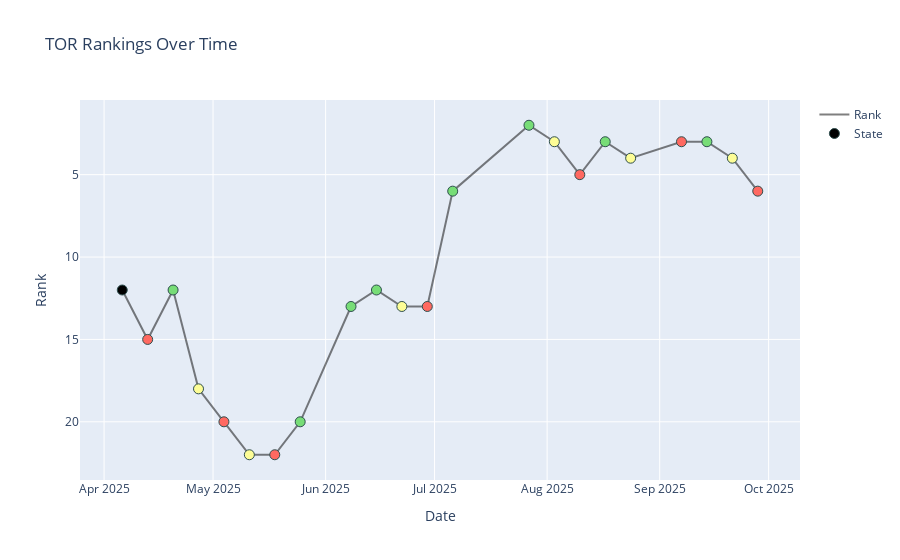

Notebook cell for this chart:
### Code cell
powerx = prepare_power_features_for_hmm(power)
states_df, meta_stats = fit_team_hmm(
    power=power,
    team_code="TOR",
    team_codes=tms,
    team_names=teams,
    power_features=powerx,
)

import pprint
# Pretty print the meta_stats
pp = pprint.PrettyPrinter(indent=4)
pp.pprint(meta_stats)
states_df

# Plot time series of ranks colored by state
import plotly.express as px
import plotly.graph_objects as go

# Get TOR ranks and merge with states
tor_ranks = power[power["team_id"] == "toronto-bluejays"][["date", "rank"]].copy()
tor_ranks["date"] = pd.to_datetime(tor_ranks["date"], errors="coerce").dt.tz_localize(None).dt.normalize()

# If states_df has date as index, bring it out first
if "date" not in states_df.columns:
    states_df = states_df.reset_index()

states_df["date"] = pd.to_datetime(states_df["date"], errors="coerce").dt.tz_localize(None).dt.normalize()

# Now the merge will work
tor_ranks = tor_ranks.merge(states_df[["date", "state"]], on="date", how="left")

# First: add the continuous line (no coloring by state, just one line)
state_color_map = {
    0: "#77DD77",  # pastel green
    1: "#FDFD96",  # pastel yellow
    2: "#FF6961"   # pastel red
}

# Continuous black line
fig = go.Figure()

fig.add_trace(go.Scatter(
    x=tor_ranks["date"],
    y=tor_ranks["rank"],
    mode="lines",
    line=dict(color="black"),
    name="Rank",
    opacity=0.5
))

# Markers colored by state
fig.add_trace(go.Scatter(
    x=tor_ranks["date"],
    y=tor_ranks["rank"],
    mode="markers",
    marker=dict(
        size=10,
        line=dict(width=1, color="DarkSlateGrey"),
        color=tor_ranks["state"].map(state_color_map),  # map ints → colors
    ),
    name="State"
))

# Reverse y-axis so rank 1 is on top
fig.update_yaxes(autorange="reversed")

fig.update_layout(
    title="TOR Rankings Over Time",
    xaxis_title="Date",
    yaxis_title="Rank"
)

fig.show()

### Figure 1 — Plotly figure (JSON) as saved in the notebook; plotly's stock layout.template omitted (floating-point values rounded to 4 significant figures)
{"data": [{"line": {"color": "black"}, "mode": "lines", "name": "Rank", "opacity": 0.5, "type": "scatter", "x": ["2025-04-06T00:00:00.000000000", "2025-04-13T00:00:00.000000000", "2025-04-20T00:00:00.000000000", "2025-04-27T00:00:00.000000000", "2025-05-04T00:00:00.000000000", "2025-05-11T00:00:00.000000000", "2025-05-18T00:00:00.000000000", "2025-05-25T00:00:00.000000000", "2025-06-08T00:00:00.000000000", "2025-06-15T00:00:00.000000000", "2025-06-22T00:00:00.000000000", "2025-06-29T00:00:00.000000000", "2025-07-06T00:00:00.000000000", "2025-07-27T00:00:00.000000000", "2025-08-03T00:00:00.000000000", "2025-08-10T00:00:00.000000000", "2025-08-17T00:00:00.000000000", "2025-08-24T00:00:00.000000000", "2025-09-07T00:00:00.000000000", "2025-09-14T00:00:00.000000000", "2025-09-21T00:00:00.000000000", "2025-09-28T00:00:00.000000000"], "y": [12, 15, 12, 18, 20, 22, 22, 20, 13, 12, 13, 13, 6, 2, 3, 5, 3, 4, 3, 3, 4, 6]}, {"marker": {"color": [null, "#FF6961", "#77DD77", "#FDFD96", "#FF6961", "#FDFD96", "#FF6961", "#77DD77", "#77DD77", "#77DD77", "#FDFD96", "#FF6961", "#77DD77", "#77DD77", "#FDFD96", "#FF6961", "#77DD77", "#FDFD96", "#FF6961", "#77DD77", "#FDFD96", "#FF6961"], "line": {"color": "DarkSlateGrey", "width": 1}, "size": 10}, "mode": "markers", "name": "State", "type": "scatter", "x": ["2025-04-06T00:00:00.000000000", "2025-04-13T00:00:00.000000000", "2025-04-20T00:00:00.000000000", "2025-04-27T00:00:00.000000000", "2025-05-04T00:00:00.000000000", "2025-05-11T00:00:00.000000000", "2025-05-18T00:00:00.000000000", "2025-05-25T00:00:00.000000000", "2025-06-08T00:00:00.000000000", "2025-06-15T00:00:00.000000000", "2025-06-22T00:00:00.000000000", "2025-06-29T00:00:00.000000000", "2025-07-06T00:00:00.000000000", "2025-07-27T00:00:00.000000000", "2025-08-03T00:00:00.000000000", "2025-08-10T00:00:00.000000000", "2025-08-17T00:00:00.000000000", "2025-08-24T00:00:00.000000000", "2025-09-07T00:00:00.000000000", "2025-09-14T00:00:00.000000000", "2025-09-21T00:00:00.000000000", "2025-09-28T00:00:00.000000000"], "y": [12, 15, 12, 18, 20, 22, 22, 20, 13, 12, 13, 13, 6, 2, 3, 5, 3, 4, 3, 3, 4, 6]}], "layout": {"title": {"text": "TOR Rankings Over Time"}, "xaxis": {"title": {"text": "Date"}}, "yaxis": {"autorange": "reversed", "title": {"text": "Rank"}}}}
